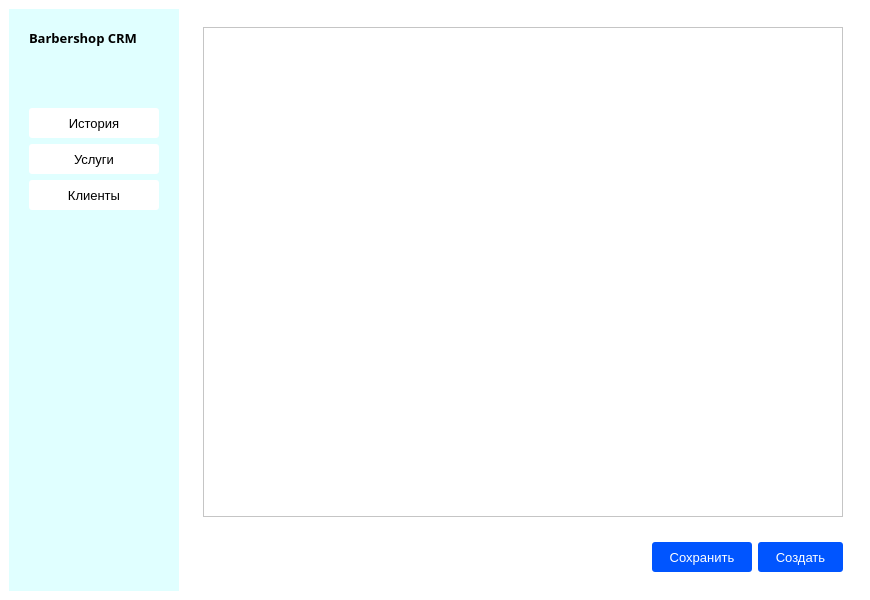
<?xml version="1.0" encoding="UTF-8"?>
<ui version="4.0">
 <class>MainWindow</class>
 <widget class="QMainWindow" name="MainWindow">
  <property name="geometry">
   <rect>
    <x>0</x>
    <y>0</y>
    <width>870</width>
    <height>600</height>
   </rect>
  </property>
  <property name="windowTitle">
   <string>Barbershop CRM</string>
  </property>
  <property name="styleSheet">
   <string notr="true">background-color: rgb(255, 255, 255);</string>
  </property>
  <widget class="QWidget" name="centralwidget">
   <layout class="QHBoxLayout" name="horizontalLayout">
    <item alignment="Qt::AlignLeft">
     <widget class="QWidget" name="sideMenu" native="true">
      <property name="minimumSize">
       <size>
        <width>170</width>
        <height>0</height>
       </size>
      </property>
      <property name="styleSheet">
       <string notr="true">background: rgb(224, 255, 255)</string>
      </property>
      <widget class="QWidget" name="layoutWidget">
       <property name="geometry">
        <rect>
         <x>20</x>
         <y>20</y>
         <width>130</width>
         <height>181</height>
        </rect>
       </property>
       <layout class="QVBoxLayout" name="verticalLayout_2">
        <item>
         <widget class="QLabel" name="label">
          <property name="font">
           <font>
            <family>Bahnschrift SemiBold</family>
            <pointsize>10</pointsize>
            <weight>75</weight>
            <bold>true</bold>
           </font>
          </property>
          <property name="text">
           <string>Barbershop CRM</string>
          </property>
         </widget>
        </item>
        <item>
         <spacer name="verticalSpacer">
          <property name="orientation">
           <enum>Qt::Vertical</enum>
          </property>
          <property name="sizeHint" stdset="0">
           <size>
            <width>20</width>
            <height>40</height>
           </size>
          </property>
         </spacer>
        </item>
        <item>
         <widget class="QPushButton" name="historyButton">
          <property name="font">
           <font>
            <pointsize>10</pointsize>
           </font>
          </property>
          <property name="styleSheet">
           <string notr="true">QPushButton {
	border-radius: 3px;
	background: rgb(255, 255, 255);
	color: rgb(0, 0, 0);
	width: 100;
	height: 30;
}

QPushButton:hover {
	background: rgb(225, 225, 235);
}

QPushButton:pressed{
	background: rgb(230, 230, 240);
}</string>
          </property>
          <property name="text">
           <string>История</string>
          </property>
          <property name="autoExclusive">
           <bool>false</bool>
          </property>
          <property name="autoDefault">
           <bool>false</bool>
          </property>
          <property name="default">
           <bool>false</bool>
          </property>
          <property name="flat">
           <bool>false</bool>
          </property>
         </widget>
        </item>
        <item>
         <widget class="QPushButton" name="serviceButton">
          <property name="font">
           <font>
            <pointsize>10</pointsize>
           </font>
          </property>
          <property name="styleSheet">
           <string notr="true">QPushButton {
	border-radius: 3px;
	background: rgb(255, 255, 255);
	color: rgb(0, 0, 0);
	width: 100;
	height: 30;
}

QPushButton:hover {
	background: rgb(225, 225, 235);
}

QPushButton:pressed{
	background: rgb(230, 230, 240);
}</string>
          </property>
          <property name="text">
           <string>Услуги</string>
          </property>
         </widget>
        </item>
        <item>
         <widget class="QPushButton" name="clientsButton">
          <property name="font">
           <font>
            <pointsize>10</pointsize>
           </font>
          </property>
          <property name="styleSheet">
           <string notr="true">QPushButton {
	border-radius: 3px;
	background: rgb(255, 255, 255);
	color: rgb(0, 0, 0);
	width: 100;
	height: 30;
}

QPushButton:hover {
	background: rgb(225, 225, 235);
}

QPushButton:pressed{
	background: rgb(230, 230, 240);
}</string>
          </property>
          <property name="text">
           <string>Клиенты</string>
          </property>
         </widget>
        </item>
       </layout>
      </widget>
     </widget>
    </item>
    <item>
     <widget class="QWidget" name="MainArea" native="true">
      <property name="minimumSize">
       <size>
        <width>0</width>
        <height>0</height>
       </size>
      </property>
      <layout class="QVBoxLayout" name="verticalLayout">
       <item>
        <widget class="QWidget" name="widget_2" native="true">
         <layout class="QGridLayout" name="gridLayout_2">
          <item row="0" column="0">
           <widget class="QTableWidget" name="tableWidget">
            <property name="font">
             <font>
              <pointsize>11</pointsize>
             </font>
            </property>
            <property name="contextMenuPolicy">
             <enum>Qt::DefaultContextMenu</enum>
            </property>
            <property name="layoutDirection">
             <enum>Qt::LeftToRight</enum>
            </property>
            <property name="frameShape">
             <enum>QFrame::StyledPanel</enum>
            </property>
           </widget>
          </item>
         </layout>
        </widget>
       </item>
       <item alignment="Qt::AlignRight">
        <widget class="QWidget" name="widget" native="true">
         <property name="minimumSize">
          <size>
           <width>0</width>
           <height>50</height>
          </size>
         </property>
         <layout class="QGridLayout" name="gridLayout">
          <item row="0" column="1">
           <widget class="QPushButton" name="createButton">
            <property name="maximumSize">
             <size>
              <width>85</width>
              <height>16777215</height>
             </size>
            </property>
            <property name="baseSize">
             <size>
              <width>50</width>
              <height>0</height>
             </size>
            </property>
            <property name="font">
             <font>
              <pointsize>10</pointsize>
             </font>
            </property>
            <property name="styleSheet">
             <string notr="true">QPushButton {
	border-radius: 3px;
	background: rgb(0, 85, 255);
	color: white;
	width: 100;
	height: 30;
}

QPushButton:hover {
	background: rgba(0, 85, 255, 220);
}

QPushButton:pressed{
	background: rgba(0, 85, 255, 200);
}</string>
            </property>
            <property name="text">
             <string>Создать</string>
            </property>
           </widget>
          </item>
          <item row="0" column="0" alignment="Qt::AlignLeft">
           <widget class="QPushButton" name="saveButton">
            <property name="font">
             <font>
              <pointsize>10</pointsize>
             </font>
            </property>
            <property name="styleSheet">
             <string notr="true">QPushButton {
	border-radius: 3px;
	background: rgb(0, 85, 255);
	color: white;
	width: 100;
	height: 30;
}

QPushButton:hover {
	background: rgba(0, 85, 255, 220);
}

QPushButton:pressed{
	background: rgba(0, 85, 255, 200);
}</string>
            </property>
            <property name="text">
             <string>Сохранить</string>
            </property>
           </widget>
          </item>
         </layout>
        </widget>
       </item>
      </layout>
     </widget>
    </item>
   </layout>
  </widget>
 </widget>
 <resources/>
 <connections/>
</ui>
